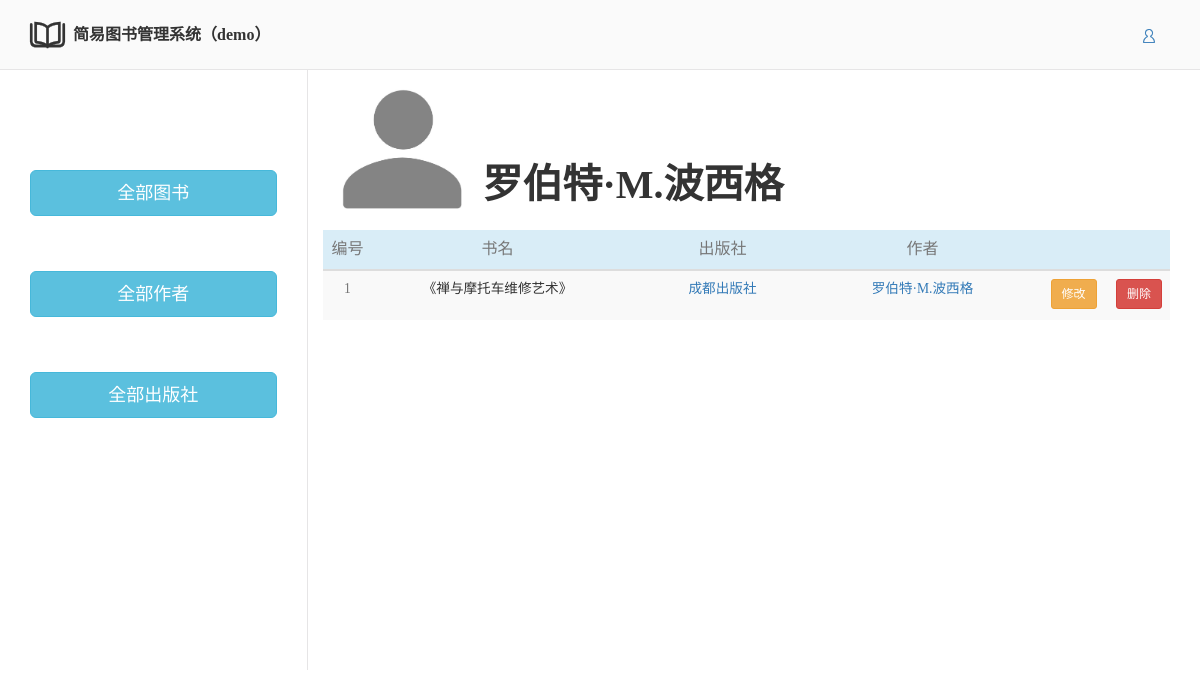
Screenshot of /app_home/17/auth_info/ with the database file from the repository.
### app_home/models.py (models this page shows)
class Author(models.Model):
    a_id = models.AutoField(primary_key=True)
    auth_name = models.CharField(max_length=20)

class Book(models.Model):
    b_id = models.AutoField(primary_key=True)
    book_name = models.CharField(max_length=20, unique=True)  # 书名不重复
    pub = models.ForeignKey(to='Publish', to_field='p_id',on_delete=models.CASCADE)
    auth = models.ManyToManyField(to='Author')

class Publish(models.Model):
    p_id = models.AutoField(primary_key=True)
    pub_name = models.CharField(max_length=20)

### app_home/views.py (the view)
# urls.py: re_path('(\d+)/auth_info/', views.auth_info),
def auth_info(request, a_id):
    usr = request.user.username
    auth_obj = Author.objects.filter(pk=a_id).first()
    auth_all_obj = Author.objects.all()
    book_obj = auth_obj.book_set.all().order_by('-pk')
    pub_obj = Publish.objects.all()
    get_set_ip(request)
    return render(request, 'home/auth_info.html', locals())

### app_home/views.py (called while the page is built)
def get_set_ip(request):
    global request_ip
    request_ip = re.findall(r'\'[\w/]+/', str(request))
    request_ip = request_ip[0][1:-1]

### templates/home/auth_info.html (shortened to what this page needs)
{% extends 'home/home.html' %}
{% block db_book %}
    <div class="book-head">
        <div class="auth-bg bg pull-left"></div>
        <span class="pull-left bg-text">{{ auth_obj.auth_name }}</span>
    </div>
    <table class="table table-striped">
        <thead>
        <tr class="info text-muted" align="center">
            <th width="50" style="text-align: center">编号</th>
            <th width="250" style="text-align: center">书名</th>
            <th width="200" style="text-align: center">出版社</th>
            <th width="200" style="text-align: center">作者</th>
            <th></th>
        </tr>
        </thead>
        <tbody>
        {% for book in book_obj %}
            <tr height="50" align="center">
                <td class="text-muted small">{{ forloop.counter }}</td>
                <td class="small">{{ book.book_name }}</td>
                <td class="small">
                    <a href="/app_home/{{ book.pub_id }}/pub_info/">{{ book.pub.pub_name }}</a>
                </td>
                <td class="small">{% for auth in book.auth.all %}
                    <a href="/app_home/{{ auth.pk }}/auth_info/">{{ auth.auth_name }}</a>
                {% endfor %}
                </td>
                <td>
                    <a href="/app_home/{{ book.pk }}/delete_book" class="btn btn-danger btn-sm pull-right">删除</a>
                    <span class="btn btn-warning btn-sm pull-left" style="margin-left: 20px" data-toggle="modal"
                          data-target="#modal{{ book.pk }}">修改</span>
                </td>
            </tr>
        {% endfor %}
        </tbody>
    </table>
{% endblock %}

### static/auth/login.css (style rules this page uses)
body { font: 14px/1.5 Helvetica Neue,Helvetica,Arial,Microsoft Yahei,Hiragino Sans GB,Heiti SC,WenQuanYi Micro Hei,sans-serif; }
.btn, .btn:hover { transition: 0.5s all; }

### static/auth/header.css (style rules this page uses)
a,a:hover { text-decoration:None; }

### static/home/home.css (style rules this page uses)
.book-head { width: 100%; height: 100px; }
.book-head span { margin-top: 30px; }
.pub-auth .auth-bg, .book-head .auth-bg { background: url("/static/home/auth_wall.jpeg") no-repeat top center; }
.pub-auth .bg, .book-head .bg { background-size: 100% auto; transition: 0.3s all cubic-bezier(.46, 1, .23, 1.52); }
.book-head .bg { width: 160px; height: 160px; }
.book-head .bg-text { padding-top: 65px; font-size: 40px; font-weight: bold; }

### rows the page displays
Author: auth_name "罗伯特·M.波西格"
Book: book_name "《禅与摩托车维修艺术》", pub.pub_name "成都出版社"
